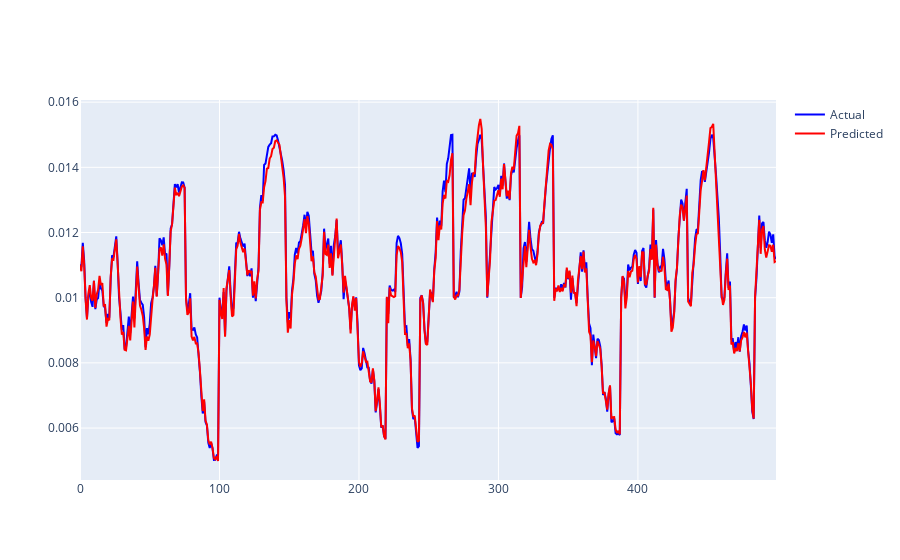

The code cell stored with this chart in its notebook:
### Code cell
# Plot covariances vs. each other.
fig = go.Figure()
index = 1
fig.add_trace(
    go.Scatter(
        x=np.arange(batch_size),
        y=var_true[:, index, 1].numpy(),
        mode="lines",
        name="Actual",
        line=dict(color="blue"),
    )
)
fig.add_trace(
    go.Scatter(
        x=np.arange(batch_size),
        y=pred_var[:, index, 1].cpu().numpy(),
        mode="lines",
        name="Predicted",
        line=dict(color="red"),
    )
)
fig.show()

### Figure 1 — Plotly figure (JSON) as saved in the notebook; plotly's stock layout.template omitted (floating-point values rounded to 4 significant figures; data arrays with more than 128 entries replaced by an {"elided": "..."} marker saying what was removed)
{"data": [{"line": {"color": "blue"}, "mode": "lines", "name": "Actual", "type": "scatter", "x": {"elided": "500 int values"}, "y": {"elided": "500 float values"}}, {"line": {"color": "red"}, "mode": "lines", "name": "Predicted", "type": "scatter", "x": {"elided": "500 int values"}, "y": {"elided": "500 float values"}}], "layout": {}}
